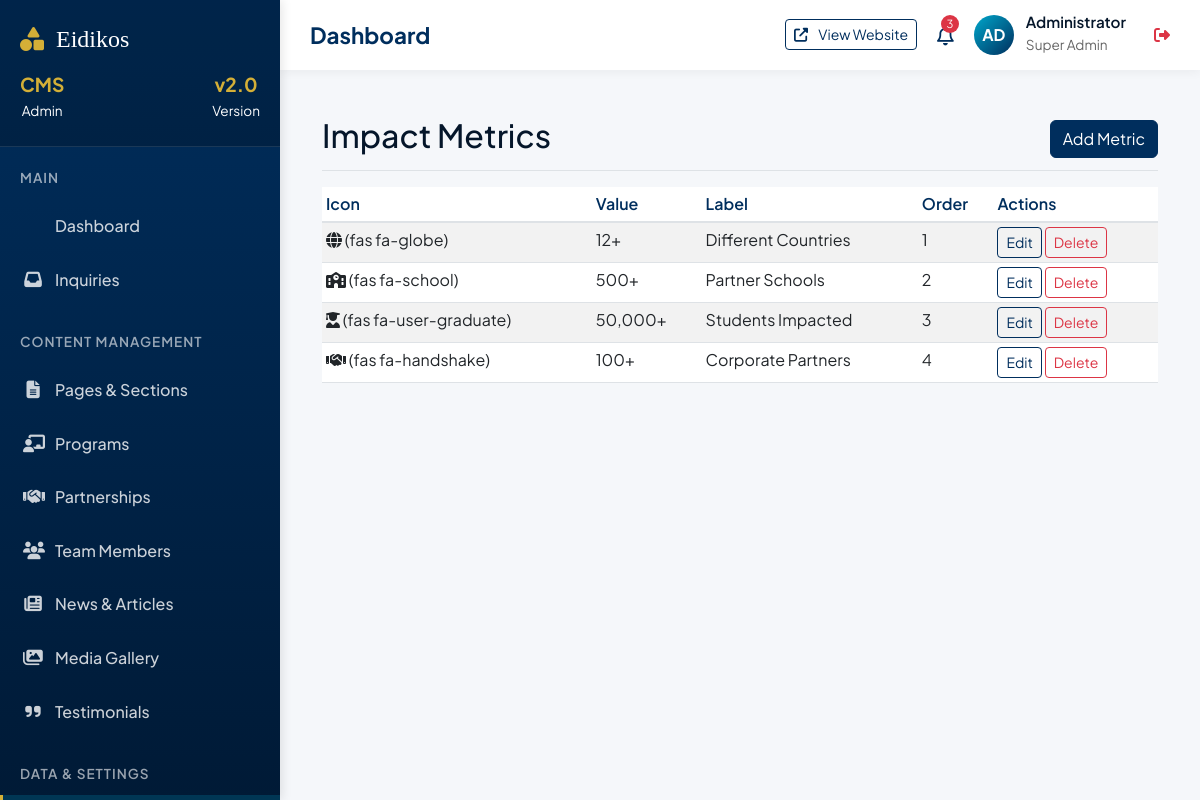
Page /admin/metrics (signed in) on the committed database.
### app/models.py (models this page shows)
class ImpactMetric(db.Model):
    id = db.Column(db.Integer, primary_key=True)
    label = db.Column(db.String(128))
    value = db.Column(db.String(64))
    icon = db.Column(db.String(64)) # FontAwesome class
    order = db.Column(db.Integer, default=0)

### app/admin_routes.py (the view)
@admin_bp.route('/metrics')
@login_required
def list_metrics():
    metrics = ImpactMetric.query.order_by(ImpactMetric.order).all()
    return render_template('admin/metrics_list.html', metrics=metrics)

### app/admin_routes.py (called while the page is built)
def login_required(f):
    @wraps(f)
    def decorated_function(*args, **kwargs):
        if not session.get('logged_in'):
            return redirect(url_for('admin.login', next=request.url))
        return f(*args, **kwargs)
    return decorated_function

### app/templates/admin/metrics_list.html
{% extends "admin/base.html" %}
{% block content %}
<div class="d-flex justify-content-between flex-wrap flex-md-nowrap align-items-center pt-3 pb-2 mb-3 border-bottom">
    <h1 class="h2">Impact Metrics</h1>
    <div>
        <a href="{{ url_for('admin.create_metric') }}" class="btn btn-primary">Add Metric</a>
    </div>
</div>
<div class="table-responsive">
    <table class="table table-striped table-sm">
        <thead>
            <tr>
                <th>Icon</th>
                <th>Value</th>
                <th>Label</th>
                <th>Order</th>
                <th>Actions</th>
            </tr>
        </thead>
        <tbody>
            {% for metric in metrics %}
            <tr>
                <td><i class="{{ metric.icon }}"></i> ({{ metric.icon }})</td>
                <td>{{ metric.value }}</td>
                <td>{{ metric.label }}</td>
                <td>{{ metric.order }}</td>
                <td>
                    <a href="{{ url_for('admin.edit_metric', id=metric.id) }}"
                        class="btn btn-sm btn-outline-primary">Edit</a>
                    <form action="{{ url_for('admin.delete_metric', id=metric.id) }}" method="POST" class="d-inline"
                        onsubmit="return confirm('Are you sure?');">
                        <button type="submit" class="btn btn-sm btn-outline-danger">Delete</button>
                    </form>
                </td>
            </tr>
            {% else %}
            <tr>
                <td colspan="5" class="text-center">No metrics found.</td>
            </tr>
            {% endfor %}
        </tbody>
    </table>
</div>
{% endblock %}

### app/static/css/admin_custom.css (style rules this page uses)
:root { --primary: #002e5d; --secondary: #00a8cc; --accent: #d4af37; --dark: #05162a; --light-bg: #f8f9fa; --success: #28a745; --warning: #ffc107; --danger: #dc3545; --info: #17a2b8; --border-radius: 8px; --shadow: 0 4px 12px rgba(0,0,0,0.1); --transition: all 0.3s ease; }
* { margin: 0; padding: 0; box-sizing: border-box; }
body { font-family: 'Plus Jakarta Sans', sans-serif; background: #f5f7fa; color: var(--dark); line-height: 1.6; overflow-x: hidden; }
.table th { font-weight: 600; color: var(--primary); border-bottom-width: 2px; }
.btn-primary { background-color: var(--primary); border-color: var(--primary); }
.btn-outline-primary { color: var(--primary); border-color: var(--primary); }

### rows in the picture
ImpactMetric: icon "fas fa-globe", value "12+", label "Different Countries", order "1"
ImpactMetric: icon "fas fa-school", value "500+", label "Partner Schools", order "2"
ImpactMetric: icon "fas fa-user-graduate", value "50,000+", label "Students Impacted", order "3"
ImpactMetric: icon "fas fa-handshake", value "100+", label "Corporate Partners", order "4"
